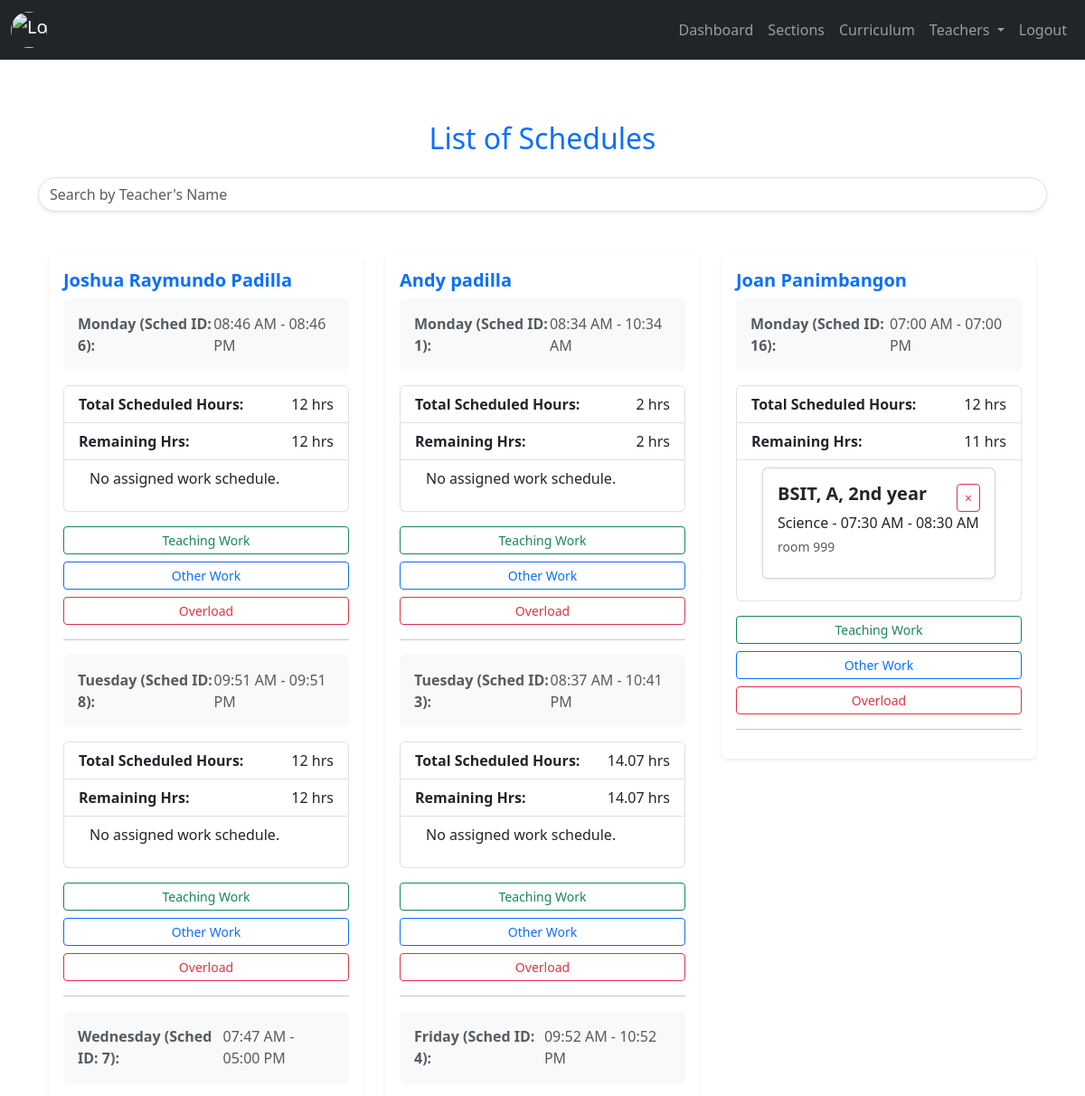
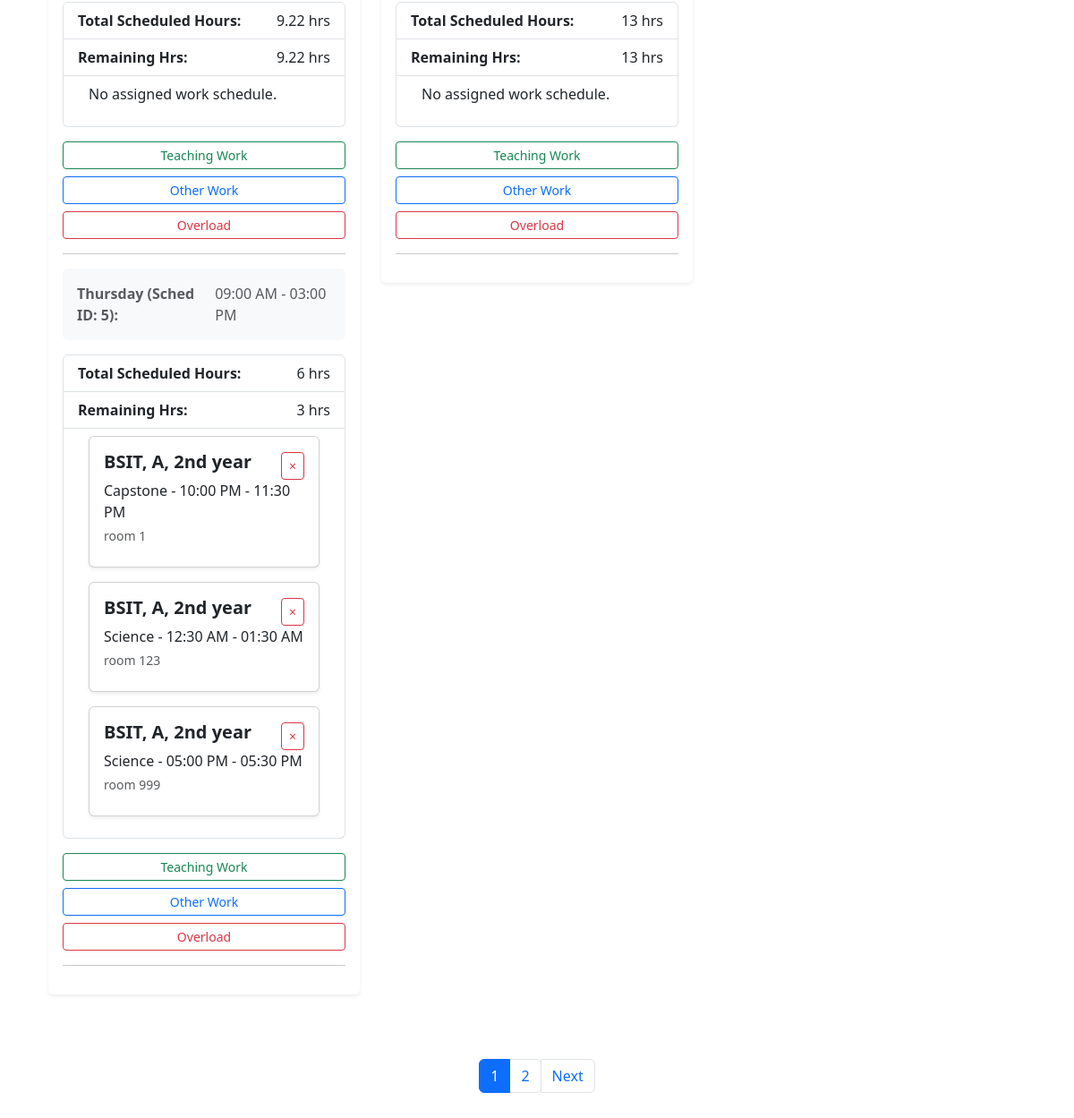
/admin/list_schedules.php, run on the app's committed database (2 pictures, top to bottom).
### tables this page shows
CREATE TABLE `tblschedule` (
  `sched_id` int(11) NOT NULL,
  `sched_teacher_id` int(11) NOT NULL,
  `sched_day` varchar(60) NOT NULL,
  `sched_start_Hrs` time NOT NULL,
  `sched_end_Hrs` time NOT NULL,
  `sched_status` varchar(60) NOT NULL DEFAULT 'normal'
);

CREATE TABLE `tblsection` (
  `sectionId` int(11) NOT NULL,
  `course` varchar(60) NOT NULL,
  `year_level` varchar(60) NOT NULL,
  `section` varchar(60) NOT NULL,
  `section_status` int(11) NOT NULL DEFAULT 1 COMMENT '0=archive, 1=exist'
);

CREATE TABLE `tblcurriculum` (
  `subject_id` int(11) NOT NULL,
  `subject_code` varchar(60) NOT NULL,
  `subject_name` varchar(60) NOT NULL,
  `lab_num` int(11) NOT NULL,
  `lec_num` int(11) NOT NULL,
  `hours` int(11) NOT NULL,
  `semester` int(11) NOT NULL,
  `designated_year_level` int(11) NOT NULL,
  `subject_status` int(11) NOT NULL DEFAULT 1 COMMENT '0=archive,1=exist'
);

CREATE TABLE `tblworkschedule` (
  `ws_id` int(11) NOT NULL,
  `ws_schedule_id` int(11) NOT NULL,
  `ws_sectionId` int(11) NOT NULL,
  `ws_roomCode` varchar(60) NOT NULL,
  `ws_CurriculumID` int(11) NOT NULL,
  `ws_subtStartTimeAssign` time NOT NULL,
  `ws_subtEndTimeAssign` time NOT NULL,
  `ws_typeOfWork` varchar(60) NOT NULL
);

### admin/backend/db.php (called while the page is built, shortened)
<?php
class db_connect
{
    public $host = db_host;
    public $user = db_user;
    public $pass = db_pass;
    public $name = db_name;
    public function connect()
    {
        try {
            $this->conn = new mysqli($this->host, $this->user, $this->pass, $this->name);
        } catch (\Throwable $th) {
            header("Location:setup.php");
        }
    }
}

### admin/backend/class.php (called while the page is built, shortened)
<?php
include ('db.php');
class global_class extends db_connect
{
    public function fetch_schedule()
    {
        if ($query->execute()) {
            $result = $query->get_result();
            if ($result->num_rows > 0) {
                $schedules = $result->fetch_all(MYSQLI_ASSOC);
                foreach ($schedules as &$schedule) {
                    $days = explode(',', $schedule['days']);
                    $times = explode(',', $schedule['schedule_times']);
                    $total_hours_per_day = [];
                    foreach ($days as $index => $day) {
                        $time_range = explode('-', $times[$index]);
                        $start_time = $time_range[0];
                        $end_time = $time_range[1];
                        $start_timestamp = strtotime($start_time);
                        $end_timestamp = strtotime($end_time);
                        $total_hours = round(abs($end_timestamp - $start_timestamp) / 3600, 2);
                        if (!isset($total_hours_per_day[$day])) {
                            $total_hours_per_day[$day] = 0;
                        }
                        $total_hours_per_day[$day] += $total_hours;
                    }
                }
                return $schedules;
            } else {
                $query->close();
                return [];
            }
        } else {
            $query->close();
            return false;
        }
    }
    public function fetch_workschedule($sched_id)
    {
        $query = "
            SELECT *
            FROM tblschedule
            LEFT JOIN tblworkschedule ON tblschedule.sched_id = tblworkschedule.ws_schedule_id
            LEFT JOIN tblsection ON tblsection.sectionId = tblworkschedule.ws_sectionId
            LEFT JOIN tblcurriculum ON tblcurriculum.subject_id = tblworkschedule.ws_CurriculumID
            WHERE tblschedule.sched_id = '$sched_id'
        ";
        $result = $this->conn->query($query);
        if ($result) {
            if ($result->num_rows > 0) {
                $schedules = $result->fetch_all(MYSQLI_ASSOC);
                return $schedules;
            } else {
                $result->free();
                return [];
            }
        } else {
            return false;
        }
    }
}

### admin/list_schedules.php (the view, shortened to what this page needs)
<?php
include "components/header.php";
?>
<div class="container mt-5">
    <h2 class="text-center mb-4 text-primary">List of Schedules</h2>
    <div class="mb-4">
        <input type="text" id="searchInput" class="form-control rounded-pill shadow-sm" placeholder="Search by Teacher's Name">
    </div>
<div class="container my-5">
    <div class="row">
        <?php
        $fetch_schedule = $db->fetch_schedule();
        foreach ($fetch_schedule as $schedule):
        ?>
        <div class="col-md-4 mb-4 card-item" data-teacher-name="<?= strtolower($schedule['teacher_name']) ?>">
            <div class="card shadow-sm border-0">
                <div class="card-body">
                    <h5 class="card-title text-primary fw-bold"><?= ucfirst($schedule['teacher_name']) ?></h5>
                    <?php
                    $days = explode(',', $schedule['days']);
                    $times = explode(',', $schedule['schedule_times']);
                    $sched_ids_per_day = explode(',', $schedule['sched_ids_per_day']);
                    $total_hours_workschedule = explode(',', $schedule['total_minutes_workschedule']);
                    foreach ($days as $index => $day):
                        list($sched_id, $sched_day) = explode(':', $sched_ids_per_day[$index]);
                        $time_range = explode('-', $times[$index]);
                        $start_time = $time_range[0];
                        $end_time = $time_range[1];
                        $start_timestamp = strtotime($start_time);
                        $end_timestamp = strtotime($end_time);
                        $total_hours = round(abs($end_timestamp - $start_timestamp) / 3600, 2);
                        $total_minutes = round(abs($end_timestamp - $start_timestamp) / 60, 2);
                        $work_schedule_minutes = isset($total_hours_workschedule[$index]) ? $total_hours_workschedule[$index] : 0;
                        $remaining_minutes = $total_minutes - $work_schedule_minutes;
                        $remaining_hours = round($remaining_minutes / 60, 2);
                    ?>
                    <div class="d-flex justify-content-between mb-3 p-3 bg-light rounded">
                        <span class="text-muted fw-semibold"><?= ucfirst($day) ?> (Sched ID: <?= $sched_id ?>):</span>
                        <span class="text-muted"><?= date('h:i A', strtotime($start_time)) ?> - <?= date('h:i A', strtotime($end_time)) ?></span>
                    </div>
                    <ul class="list-group mb-3">
                        <li class="list-group-item d-flex justify-content-between align-items-center">
                            <strong>Total Scheduled Hours:</strong> <?= $total_hours ?> hrs
                        </li>
                        <li class="list-group-item d-flex justify-content-between align-items-center">
                            <strong>Remaining Hrs:</strong> <?= $remaining_hours ?> hrs
                        </li>
                        <li class="list-group-item d-flex justify-content-between align-items-center">
                            <div class="container">
                                <?php
                                $fetch_workschedule = $db->fetch_workschedule($sched_id);
                                if (!empty($fetch_workschedule)) {
                                    $has_assigned_work = false;
                                    foreach ($fetch_workschedule as $workschedule):
                                        if ($workschedule['ws_id']) {
                                            $has_assigned_work = true;
                                            $start_time = date('h:i A', strtotime($workschedule['ws_subtStartTimeAssign']));
                                            $end_time = date('h:i A', strtotime($workschedule['ws_subtEndTimeAssign']));
                                ?>
                                           <div class="card shadow-sm mb-3">
                                                <div class="card-body">
                                                    <div class="d-flex justify-content-between align-items-center">
                                                        <h5 class="card-title mb-2">
                                                            <strong><?= $workschedule['course'] ?>, <?= $workschedule['section'] ?>, <?= $workschedule['year_level'] ?></strong>
                                                        </h5>
                                                        <?php if ($has_assigned_work): ?>
                                                        <button class="btn btn-sm btn-outline-danger togglerDeleteWorkSchedule" type="button"
                                                        data-ws_id='<?= $workschedule['ws_id']?>'>×</button>
                                                        <?php endif; ?>
                                                    </div>
                                                    <p class="card-text mb-1"><?= ucfirst($workschedule['subject_name']) ?> - <?= $start_time ?> - <?= $end_time ?></p>
                                                    <small class="text-muted d-block mb-2"><?= $workschedule['ws_roomCode'] ?></small>
                                                </div>
                                            </div>
                                <?php }
                                    endforeach;
                                    if (!$has_assigned_work) {
                                        echo '<p>No assigned work schedule.</p>';
                                    }
                                } else {
                                    echo '<p>No work schedule assigned.</p>';
                                }
                                ?>
                            </div>
                        </li>
                    </ul>
                    <div class="d-grid gap-2">
                        <a href="#" class="btn btn-outline-success btn-sm TogglerAssignSubject" data-bs-toggle="modal" data-bs-target="#assignSubjectModal"
                            data-remaining_hours='<?= $remaining_hours ?>'
                            data-sched_id='<?= $sched_id ?>'>Teaching Work</a>
                        <a href="#" class="btn btn-outline-primary btn-sm" data-bs-toggle="modal" data-bs-target="#">Other Work</a>
                        <a href="#" class="btn btn-outline-danger btn-sm" data-bs-toggle="modal" data-bs-target="#olModal">Overload</a>
                    </div>
                    <hr class="my-3">
                    <?php endforeach; ?>
                </div>
            </div>
        </div>
        <?php endforeach; ?>
    </div>
</div>
    <nav aria-label="Page navigation">
        <ul class="pagination justify-content-center" id="pagination">
            <ul class="pagination" id="pageNumbers"></ul>
            <li class="page-item" id="nextPage">
                <a class="page-link" href="#" aria-label="Next">
                    Next
                </a>
            </li>
        </ul>
    </nav>
</div>
<?php
include "components/footer.php";
?>

### admin/components/header.php (shortened to what this page needs)
<?php
include('backend/class.php');
$db = new global_class();
?>
<head>
  <link href="https://cdn.jsdelivr.net/npm/bootstrap@5.3.3/dist/css/bootstrap.min.css" rel="stylesheet">
  <link rel="stylesheet" href="https://cdn.jsdelivr.net/npm/sweetalert2@11/dist/sweetalert2.min.css">
  <link rel="stylesheet" href="https://cdnjs.cloudflare.com/ajax/libs/AlertifyJS/1.13.1/css/alertify.css" />
  <link rel="stylesheet" href="css/header.css">
</head>
<body>
  <?php include "../function/PageLoader.php";?>
  <nav class="navbar navbar-expand-lg navbar-dark bg-dark">
    <div class="container-fluid">
      <a class="navbar-brand" href="#">
        <img src="https://encrypted-tbn0.gstatic.com/images?q=tbn:ANd9GcSiQc01tubeOKno4VlBcUlZ-OEjad8ChfAYOw&s" alt="Logo" class="rounded-circle" style="width: 40px; height: 40px; object-fit: cover;">
      </a>
      <div class="collapse navbar-collapse" id="navbarNav">
        <ul class="navbar-nav ms-auto">
          <li class="nav-item">
            <a class="nav-link" href="index.php">Dashboard</a>
          </li>
          <li class="nav-item">
            <a class="nav-link" href="section.php">Sections</a>
          </li>
          <li class="nav-item">
            <a class="nav-link" href="curriculum.php">Curriculum</a>
          </li>
          <li class="nav-item dropdown">
            <a class="nav-link dropdown-toggle" href="#" id="navbarTeachersDropdown" role="button" data-bs-toggle="dropdown" aria-expanded="false">
              Teachers
            </a>
          </li>
          <li class="nav-item">
            <a class="nav-link" href="logout.php">Logout</a>
          </li>
        </ul>
      </div>
    </div>
  </nav>
  <div class="content">

### function/PageLoader.php (shortened to what this page needs)
</head>
<body>
</body>
</html>

### admin/components/footer.php (shortened to what this page needs)
</div>
<link href="https://cdn.jsdelivr.net/npm/bootstrap-icons/font/bootstrap-icons.css" rel="stylesheet">
</body>
</html>

### admin/css/header.css (style rules this page uses)
.content { transition: margin-left 0.3s ease; padding: 20px; }
.navbar { z-index: 1060; }
.content { z-index: 100; }

### data on the page
tblschedule: tblsection.course "BSIT", tblsection.section "A", tblsection.year_level "2nd year", tblcurriculum.subject_name "Capstone", tblworkschedule.ws_subtStartTimeAssign "10:00 PM", tblworkschedule.ws_subtEndTimeAssign "11:30 PM", tblworkschedule.ws_roomCode "room 1", tblcurriculum.subject_name "Science", tblworkschedule.ws_subtStartTimeAssign "12:30 AM", tblworkschedule.ws_subtEndTimeAssign "01:30 AM", tblworkschedule.ws_roomCode "room 123", tblworkschedule.ws_subtStartTimeAssign "05:00 PM", tblworkschedule.ws_subtEndTimeAssign "05:30 PM", tblworkschedule.ws_roomCode "room 999"
tblschedule: sched_teacher "1"
tblschedule: tblsection.course "BSIT", tblsection.section "A", tblsection.year_level "2nd year", tblcurriculum.subject_name "Science", tblworkschedule.ws_subtStartTimeAssign "07:30 AM", tblworkschedule.ws_subtEndTimeAssign "08:30 AM", tblworkschedule.ws_roomCode "room 999"

### other printed values
$schedule['teacher_name'] "Joshua Raymundo Padilla"
$day "Monday"
$sched_id "6"
date('h:i A', strtotime($start_time)) "08:46 AM"
date('h:i A', strtotime($end_time)) "08:46 PM"
$total_hours "12"
$remaining_hours "12"
$day "Tuesday"
$sched_id "8"
date('h:i A', strtotime($start_time)) "09:51 AM"
date('h:i A', strtotime($end_time)) "09:51 PM"
$day "Wednesday"
$sched_id "7"
date('h:i A', strtotime($start_time)) "07:47 AM"
date('h:i A', strtotime($end_time)) "05:00 PM"
